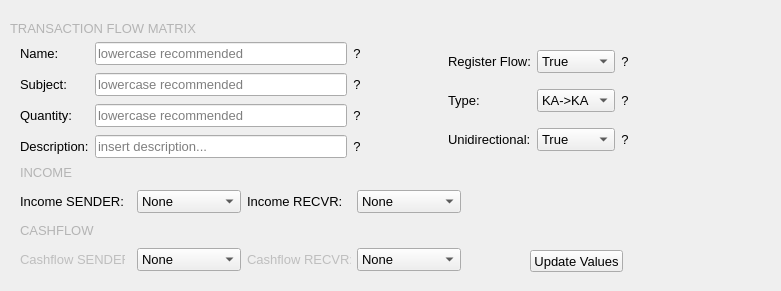
    <widget class="QWidget" name="widget_7" native="true">
     <property name="geometry">
      <rect>
       <x>-10</x>
       <y>300</y>
       <width>781</width>
       <height>291</height>
      </rect>
     </property>
     <widget class="QWidget" name="widget_6" native="true">
      <property name="geometry">
       <rect>
        <x>650</x>
        <y>180</y>
        <width>111</width>
        <height>91</height>
       </rect>
      </property>
      <layout class="QGridLayout" name="gridLayout_5"/>
     </widget>
     <widget class="QWidget" name="widget_5" native="true">
      <property name="geometry">
       <rect>
        <x>390</x>
        <y>40</y>
        <width>239</width>
        <height>121</height>
       </rect>
      </property>
      <layout class="QGridLayout" name="gridLayout_4">
       <item row="2" column="2">
        <widget class="QComboBox" name="registerFlowBox">
         <property name="toolTip">
          <string>Register in the top part of the transaction matrix?</string>
         </property>
         <property name="styleSheet">
          <string notr="true">font-size: 10pt;</string>
         </property>
         <item>
          <property name="text">
           <string>True</string>
          </property>
         </item>
         <item>
          <property name="text">
           <string>False</string>
          </property>
         </item>
        </widget>
       </item>
       <item row="3" column="3">
        <widget class="QPushButton" name="arrangeButton_8">
         <property name="enabled">
          <bool>true</bool>
         </property>
         <property name="toolTip">
          <string>&lt;html&gt;&lt;head/&gt;&lt;body&gt;&lt;p&gt;&lt;span style=&quot; font-size:8pt;&quot;&gt;Account From -&amp;gt; To&lt;/span&gt;&lt;/p&gt;&lt;p&gt;&lt;span style=&quot; font-size:8pt;&quot;&gt;KA = Capital Account&lt;/span&gt;&lt;/p&gt;&lt;p&gt;&lt;span style=&quot; font-size:8pt;&quot;&gt;CA = Current Account&lt;/span&gt;&lt;/p&gt;&lt;/body&gt;&lt;/html&gt;</string>
         </property>
         <property name="styleSheet">
          <string notr="true">font-size:10pt;
border-radius: 10px;</string>
         </property>
         <property name="text">
          <string>?</string>
         </property>
        </widget>
       </item>
       <item row="4" column="1">
        <widget class="QLabel" name="label_16">
         <property name="styleSheet">
          <string notr="true">font-size:10pt;</string>
         </property>
         <property name="text">
          <string>Unidirectional:</string>
         </property>
        </widget>
       </item>
       <item row="4" column="2">
        <widget class="QComboBox" name="comboUnidir">
         <property name="styleSheet">
          <string notr="true">font-size: 10pt;</string>
         </property>
         <item>
          <property name="text">
           <string>True</string>
          </property>
         </item>
         <item>
          <property name="text">
           <string>False</string>
          </property>
         </item>
        </widget>
       </item>
       <item row="4" column="3">
        <widget class="QPushButton" name="arrangeButton_9">
         <property name="enabled">
          <bool>true</bool>
         </property>
         <property name="toolTip">
          <string>&lt;html&gt;&lt;head/&gt;&lt;body&gt;&lt;p&gt;Restrict values to zero or greater&lt;/p&gt;&lt;/body&gt;&lt;/html&gt;</string>
         </property>
         <property name="styleSheet">
          <string notr="true">font-size:10pt;
border-radius: 10px;</string>
         </property>
         <property name="text">
          <string>?</string>
         </property>
        </widget>
       </item>
       <item row="3" column="1">
        <widget class="QLabel" name="label_7">
         <property name="styleSheet">
          <string notr="true">font-size:10pt;</string>
         </property>
         <property name="text">
          <string>Type:</string>
         </property>
        </widget>
       </item>
       <item row="2" column="3">
        <widget class="QPushButton" name="arrangeButton_7">
         <property name="enabled">
          <bool>true</bool>
         </property>
         <property name="toolTip">
          <string>&lt;html&gt;&lt;head/&gt;&lt;body&gt;&lt;p&gt;&lt;span style=&quot; font-size:8pt;&quot;&gt;Register the flow in the upper half of the transaction flow matrix?&lt;/span&gt;&lt;/p&gt;&lt;/body&gt;&lt;/html&gt;</string>
         </property>
         <property name="styleSheet">
          <string notr="true">font-size:10pt;
border-radius: 10px;</string>
         </property>
         <property name="text">
          <string>?</string>
         </property>
        </widget>
       </item>
       <item row="2" column="1">
        <widget class="QLabel" name="label_6">
         <property name="styleSheet">
          <string notr="true">font-size:10pt;</string>
         </property>
         <property name="text">
          <string>Register Flow:</string>
         </property>
        </widget>
       </item>
       <item row="3" column="2">
        <widget class="QComboBox" name="editType">
         <property name="styleSheet">
          <string notr="true">font-size: 10pt;</string>
         </property>
         <item>
          <property name="text">
           <string>KA-&gt;KA</string>
          </property>
         </item>
         <item>
          <property name="text">
           <string>CA-&gt;KA</string>
          </property>
         </item>
         <item>
          <property name="text">
           <string>CA-&gt;CA</string>
          </property>
         </item>
         <item>
          <property name="text">
           <string>KA-&gt;CA</string>
          </property>
         </item>
        </widget>
       </item>
       <item row="3" column="0">
        <spacer name="horizontalSpacer_3">
         <property name="orientation">
          <enum>Qt::Horizontal</enum>
         </property>
         <property name="sizeHint" stdset="0">
          <size>
           <width>40</width>
           <height>20</height>
          </size>
         </property>
        </spacer>
       </item>
      </layout>
     </widget>
     <widget class="QWidget" name="widget_2" native="true">
      <property name="geometry">
       <rect>
        <x>20</x>
        <y>40</y>
        <width>341</width>
        <height>121</height>
       </rect>
      </property>
      <layout class="QGridLayout" name="gridLayout">
       <item row="4" column="5">
        <widget class="QPushButton" name="arrangeButton_6">
         <property name="enabled">
          <bool>true</bool>
         </property>
         <property name="toolTip">
          <string>This is a description string for better documentation</string>
         </property>
         <property name="styleSheet">
          <string notr="true">font-size:10pt;
border-radius: 10px;</string>
         </property>
         <property name="text">
          <string>?</string>
         </property>
        </widget>
       </item>
       <item row="4" column="1">
        <widget class="QLineEdit" name="editDescription">
         <property name="styleSheet">
          <string notr="true">font-size: 10pt;</string>
         </property>
         <property name="placeholderText">
          <string>insert description...</string>
         </property>
        </widget>
       </item>
       <item row="4" column="0">
        <widget class="QLabel" name="label_14">
         <property name="toolTip">
          <string>&lt;html&gt;&lt;head/&gt;&lt;body&gt;&lt;p&gt;Insert a short but understandable description&lt;/p&gt;&lt;/body&gt;&lt;/html&gt;</string>
         </property>
         <property name="styleSheet">
          <string notr="true">font-size:10pt;</string>
         </property>
         <property name="text">
          <string>Description:</string>
         </property>
        </widget>
       </item>
       <item row="1" column="0">
        <widget class="QLabel" name="label_9">
         <property name="toolTip">
          <string>&lt;html&gt;&lt;head/&gt;&lt;body&gt;&lt;p&gt;This is the row label in the transaction flow matrix&lt;/p&gt;&lt;/body&gt;&lt;/html&gt;</string>
         </property>
         <property name="styleSheet">
          <string notr="true">font-size:10pt;</string>
         </property>
         <property name="text">
          <string>Subject:</string>
         </property>
        </widget>
       </item>
       <item row="1" column="1">
        <widget class="QLineEdit" name="editSubject">
         <property name="styleSheet">
          <string notr="true">font-size: 10pt;</string>
         </property>
         <property name="placeholderText">
          <string>lowercase recommended</string>
         </property>
        </widget>
       </item>
       <item row="3" column="1">
        <widget class="QLineEdit" name="editQuantity">
         <property name="styleSheet">
          <string notr="true">font-size: 10pt;</string>
         </property>
         <property name="placeholderText">
          <string>lowercase recommended</string>
         </property>
        </widget>
       </item>
       <item row="1" column="5">
        <widget class="QPushButton" name="arrangeButton_3">
         <property name="enabled">
          <bool>true</bool>
         </property>
         <property name="toolTip">
          <string>This will label the row in the transaction flow matrix </string>
         </property>
         <property name="styleSheet">
          <string notr="true">font-size:10pt;
border-radius: 10px;</string>
         </property>
         <property name="text">
          <string>?</string>
         </property>
        </widget>
       </item>
       <item row="3" column="0">
        <widget class="QLabel" name="label_8">
         <property name="toolTip">
          <string>&lt;html&gt;&lt;head/&gt;&lt;body&gt;&lt;p&gt;Put a mathematical expression like 'q' or 'I_f'&lt;/p&gt;&lt;/body&gt;&lt;/html&gt;</string>
         </property>
         <property name="styleSheet">
          <string notr="true">font-size:10pt;</string>
         </property>
         <property name="text">
          <string>Quantity:</string>
         </property>
        </widget>
       </item>
       <item row="3" column="5">
        <widget class="QPushButton" name="arrangeButton_5">
         <property name="enabled">
          <bool>true</bool>
         </property>
         <property name="toolTip">
          <string>This is an analytical expression, i.e. the cell in the transaction flow matrix</string>
         </property>
         <property name="styleSheet">
          <string notr="true">font-size:10pt;
border-radius: 10px;</string>
         </property>
         <property name="text">
          <string>?</string>
         </property>
        </widget>
       </item>
       <item row="0" column="0">
        <widget class="QLabel" name="label_15">
         <property name="toolTip">
          <string>&lt;html&gt;&lt;head/&gt;&lt;body&gt;&lt;p&gt;This determines the python function name later&lt;/p&gt;&lt;/body&gt;&lt;/html&gt;</string>
         </property>
         <property name="styleSheet">
          <string notr="true">font-size:10pt;</string>
         </property>
         <property name="text">
          <string>Name:</string>
         </property>
        </widget>
       </item>
       <item row="0" column="1">
        <widget class="QLineEdit" name="editShortname">
         <property name="styleSheet">
          <string notr="true">font-size: 10pt;
border-color: rgb(255, 80, 80)</string>
         </property>
         <property name="placeholderText">
          <string>lowercase recommended</string>
         </property>
        </widget>
       </item>
       <item row="0" column="5">
        <widget class="QPushButton" name="arrangeButton_4">
         <property name="enabled">
          <bool>true</bool>
         </property>
         <property name="toolTip">
          <string>This will be the name of the transaction in the Python script and the display name in the graph</string>
         </property>
         <property name="styleSheet">
          <string notr="true">font-size:10pt;
border-radius: 10px;</string>
         </property>
         <property name="text">
          <string>?</string>
         </property>
        </widget>
       </item>
      </layout>
     </widget>
     <widget class="QLabel" name="agent1Label_6">
      <property name="geometry">
       <rect>
        <x>10</x>
        <y>20</y>
        <width>321</width>
        <height>16</height>
       </rect>
      </property>
      <property name="font">
       <font>
        <pointsize>10</pointsize>
        <weight>1</weight>
        <bold>false</bold>
       </font>
      </property>
      <property name="styleSheet">
       <string notr="true">font-size:10pt;
color: rgb(180, 180, 180);</string>
      </property>
      <property name="text">
       <string>TRANSACTION FLOW MATRIX</string>
      </property>
     </widget>
     <widget class="QWidget" name="widget_4" native="true">
      <property name="geometry">
       <rect>
        <x>20</x>
        <y>160</y>
        <width>441</width>
        <height>111</height>
       </rect>
      </property>
      <layout class="QGridLayout" name="gridLayout_3">
       <item row="1" column="3">
        <widget class="QLabel" name="label_12">
         <property name="styleSheet">
          <string notr="true">font-size:10pt</string>
         </property>
         <property name="text">
          <string>Income RECVR:</string>
         </property>
        </widget>
       </item>
       <item row="0" column="0" colspan="2">
        <widget class="QLabel" name="agent1Label_4">
         <property name="font">
          <font>
           <pointsize>10</pointsize>
           <weight>1</weight>
           <bold>false</bold>
          </font>
         </property>
         <property name="styleSheet">
          <string notr="true">font-size:10pt;
color: rgb(180, 180, 180);</string>
         </property>
         <property name="text">
          <string>INCOME </string>
         </property>
        </widget>
       </item>
       <item row="4" column="3">
        <widget class="QLabel" name="label_13">
         <property name="enabled">
          <bool>false</bool>
         </property>
         <property name="styleSheet">
          <string notr="true">font-size:10pt</string>
         </property>
         <property name="text">
          <string>Cashflow RECVR:</string>
         </property>
        </widget>
       </item>
       <item row="4" column="0">
        <widget class="QLabel" name="label_11">
         <property name="enabled">
          <bool>false</bool>
         </property>
         <property name="styleSheet">
          <string notr="true">font-size:10pt;</string>
         </property>
         <property name="text">
          <string>Cashflow SENDER:</string>
         </property>
        </widget>
       </item>
       <item row="1" column="0">
        <widget class="QLabel" name="label_10">
         <property name="styleSheet">
          <string notr="true">font-size:10pt;</string>
         </property>
         <property name="text">
          <string>Income SENDER:</string>
         </property>
        </widget>
       </item>
       <item row="2" column="0" colspan="2">
        <widget class="QLabel" name="agent1Label_5">
         <property name="font">
          <font>
           <pointsize>10</pointsize>
           <weight>1</weight>
           <bold>false</bold>
          </font>
         </property>
         <property name="styleSheet">
          <string notr="true">font-size:10pt;
color: rgb(180, 180, 180);</string>
         </property>
         <property name="text">
          <string>CASHFLOW</string>
         </property>
        </widget>
       </item>
       <item row="1" column="5">
        <widget class="QComboBox" name="comboIncomeRight">
         <property name="toolTip">
          <string>&lt;html&gt;&lt;head/&gt;&lt;body&gt;&lt;p&gt;automatically registers income statement of the receiver agent&lt;/p&gt;&lt;/body&gt;&lt;/html&gt;</string>
         </property>
         <property name="styleSheet">
          <string notr="true">font-size: 10pt;</string>
         </property>
         <item>
          <property name="text">
           <string>None</string>
          </property>
         </item>
         <item>
          <property name="text">
           <string>Non-Op. Income</string>
          </property>
         </item>
         <item>
          <property name="text">
           <string>Expense</string>
          </property>
         </item>
         <item>
          <property name="text">
           <string>Tax</string>
          </property>
         </item>
         <item>
          <property name="text">
           <string>Interest</string>
          </property>
         </item>
         <item>
          <property name="text">
           <string>Nontax. Profit</string>
          </property>
         </item>
         <item>
          <property name="text">
           <string>Nontax. Loss</string>
          </property>
         </item>
         <item>
          <property name="text">
           <string>Revenue</string>
          </property>
         </item>
         <item>
          <property name="text">
           <string>Gain</string>
          </property>
         </item>
         <item>
          <property name="text">
           <string>Loss</string>
          </property>
         </item>
        </widget>
       </item>
       <item row="1" column="2">
        <widget class="QComboBox" name="comboIncomeLeft">
         <property name="toolTip">
          <string>&lt;html&gt;&lt;head/&gt;&lt;body&gt;&lt;p&gt;automatically registeres income statement of the sender agent&lt;/p&gt;&lt;/body&gt;&lt;/html&gt;</string>
         </property>
         <property name="styleSheet">
          <string notr="true">font-size: 10pt;</string>
         </property>
         <item>
          <property name="text">
           <string>None</string>
          </property>
         </item>
         <item>
          <property name="text">
           <string>Non-Op. Income</string>
          </property>
         </item>
         <item>
          <property name="text">
           <string>Revenue</string>
          </property>
         </item>
         <item>
          <property name="text">
           <string>Expense</string>
          </property>
         </item>
         <item>
          <property name="text">
           <string>Tax</string>
          </property>
         </item>
         <item>
          <property name="text">
           <string>Interest</string>
          </property>
         </item>
         <item>
          <property name="text">
           <string>Nontax.Profit</string>
          </property>
         </item>
         <item>
          <property name="text">
           <string>Nontax. Loss</string>
          </property>
         </item>
         <item>
          <property name="text">
           <string>Gain</string>
          </property>
         </item>
         <item>
          <property name="text">
           <string>Loss</string>
          </property>
         </item>
        </widget>
       </item>
       <item row="4" column="2">
        <widget class="QComboBox" name="comboCashLeft">
         <property name="enabled">
          <bool>true</bool>
         </property>
         <property name="styleSheet">
          <string notr="true">font-size: 10pt;</string>
         </property>
         <item>
          <property name="text">
           <string>None</string>
          </property>
         </item>
         <item>
          <property name="text">
           <string>Operating</string>
          </property>
         </item>
         <item>
          <property name="text">
           <string>Financing</string>
          </property>
         </item>
         <item>
          <property name="text">
           <string>Investing</string>
          </property>
         </item>
        </widget>
       </item>
       <item row="4" column="5">
        <widget class="QComboBox" name="comboCashRight">
         <property name="enabled">
          <bool>true</bool>
         </property>
         <property name="styleSheet">
          <string notr="true">font-size: 10pt;</string>
         </property>
         <item>
          <property name="text">
           <string>None</string>
          </property>
         </item>
         <item>
          <property name="text">
           <string>Operating</string>
          </property>
         </item>
         <item>
          <property name="text">
           <string>Financing</string>
          </property>
         </item>
         <item>
          <property name="text">
           <string>Investing</string>
          </property>
         </item>
        </widget>
       </item>
       <item row="1" column="1">
        <spacer name="horizontalSpacer">
         <property name="orientation">
          <enum>Qt::Horizontal</enum>
         </property>
         <property name="sizeHint" stdset="0">
          <size>
           <width>40</width>
           <height>20</height>
          </size>
         </property>
        </spacer>
       </item>
       <item row="1" column="4">
        <spacer name="horizontalSpacer_2">
         <property name="orientation">
          <enum>Qt::Horizontal</enum>
         </property>
         <property name="sizeHint" stdset="0">
          <size>
           <width>40</width>
           <height>20</height>
          </size>
         </property>
        </spacer>
       </item>
      </layout>
     </widget>
     <widget class="QPushButton" name="udpateButton">
      <property name="geometry">
       <rect>
        <x>530</x>
        <y>250</y>
        <width>93</width>
        <height>22</height>
       </rect>
      </property>
      <property name="styleSheet">
       <string notr="true">QPushButton{
border-color: rgb(255, 144, 146);
font-size:10pt;
}


QPushButton:pressed {
background-color: rgb(212, 212, 212);
border-color: rgb(255, 144, 146);
}
</string>
      </property>
      <property name="text">
       <string>Update Values</string>
      </property>
     </widget>
    </widget>
